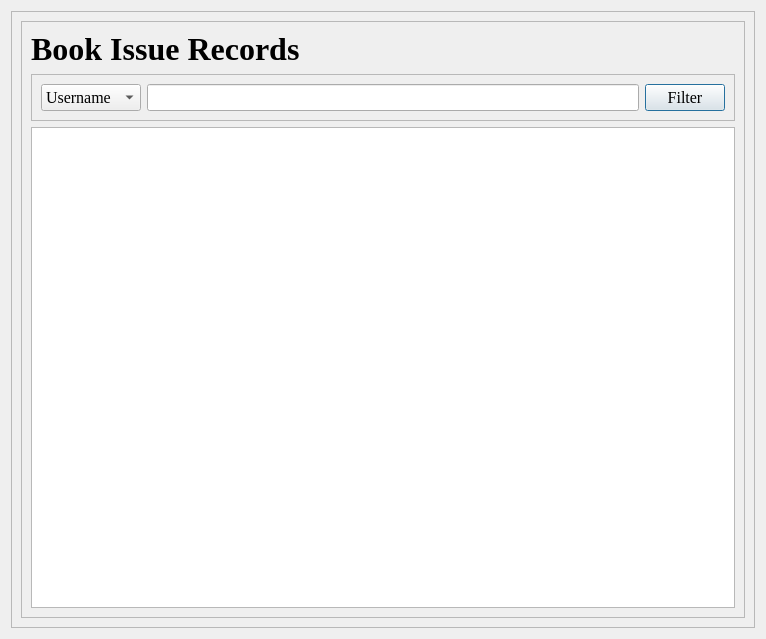
<?xml version="1.0" encoding="UTF-8"?>
<ui version="4.0">
 <class>IssueRecords</class>
 <widget class="QDialog" name="IssueRecords">
  <property name="geometry">
   <rect>
    <x>0</x>
    <y>0</y>
    <width>766</width>
    <height>639</height>
   </rect>
  </property>
  <property name="windowTitle">
   <string>Dialog</string>
  </property>
  <layout class="QVBoxLayout" name="verticalLayout_3">
   <item>
    <widget class="QFrame" name="frame">
     <property name="frameShape">
      <enum>QFrame::StyledPanel</enum>
     </property>
     <property name="frameShadow">
      <enum>QFrame::Raised</enum>
     </property>
     <layout class="QVBoxLayout" name="verticalLayout">
      <item>
       <widget class="QFrame" name="frame_2">
        <property name="frameShape">
         <enum>QFrame::StyledPanel</enum>
        </property>
        <property name="frameShadow">
         <enum>QFrame::Raised</enum>
        </property>
        <layout class="QVBoxLayout" name="verticalLayout_2">
         <item>
          <widget class="QLabel" name="label_name">
           <property name="font">
            <font>
             <family>Times New Roman</family>
             <pointsize>24</pointsize>
             <bold>true</bold>
            </font>
           </property>
           <property name="text">
            <string>&lt;html&gt;&lt;head/&gt;&lt;body&gt;&lt;p&gt;Book Issue Records&lt;/p&gt;&lt;/body&gt;&lt;/html&gt;</string>
           </property>
          </widget>
         </item>
         <item>
          <widget class="QFrame" name="frame_3">
           <property name="sizePolicy">
            <sizepolicy hsizetype="Preferred" vsizetype="Preferred">
             <horstretch>0</horstretch>
             <verstretch>0</verstretch>
            </sizepolicy>
           </property>
           <property name="frameShape">
            <enum>QFrame::StyledPanel</enum>
           </property>
           <property name="frameShadow">
            <enum>QFrame::Raised</enum>
           </property>
           <layout class="QHBoxLayout" name="horizontalLayout">
            <item>
             <widget class="QComboBox" name="comboBox">
              <property name="minimumSize">
               <size>
                <width>100</width>
                <height>0</height>
               </size>
              </property>
              <property name="maximumSize">
               <size>
                <width>100</width>
                <height>16777215</height>
               </size>
              </property>
              <property name="font">
               <font>
                <family>Times New Roman</family>
                <pointsize>12</pointsize>
               </font>
              </property>
              <item>
               <property name="text">
                <string>Username</string>
               </property>
              </item>
              <item>
               <property name="text">
                <string>ISBN-13</string>
               </property>
              </item>
             </widget>
            </item>
            <item>
             <widget class="QLineEdit" name="lineEdit">
              <property name="font">
               <font>
                <family>Times New Roman</family>
                <pointsize>12</pointsize>
               </font>
              </property>
             </widget>
            </item>
            <item>
             <widget class="QPushButton" name="pushButton_update">
              <property name="font">
               <font>
                <family>Times New Roman</family>
                <pointsize>12</pointsize>
               </font>
              </property>
              <property name="text">
               <string>Filter</string>
              </property>
             </widget>
            </item>
           </layout>
          </widget>
         </item>
         <item>
          <widget class="QTableView" name="tableView">
           <property name="maximumSize">
            <size>
             <width>16777215</width>
             <height>900</height>
            </size>
           </property>
           <property name="font">
            <font>
             <family>Times New Roman</family>
             <pointsize>12</pointsize>
            </font>
           </property>
          </widget>
         </item>
        </layout>
       </widget>
      </item>
     </layout>
    </widget>
   </item>
  </layout>
 </widget>
 <tabstops>
  <tabstop>comboBox</tabstop>
  <tabstop>lineEdit</tabstop>
  <tabstop>pushButton_update</tabstop>
  <tabstop>tableView</tabstop>
 </tabstops>
 <resources/>
 <connections/>
</ui>
